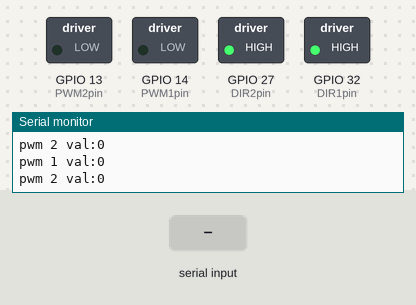
Simulated run of this sketch. Board: ESP32. Parts: switched loads named in the sketch (green lamp = pin HIGH), the last lines printed to the serial monitor. The inputs (shaded band) are chosen by the test bench.

Above: at 6.8 s.
6.9 s: "90,45\n" received over Serial
At 9.5 s:
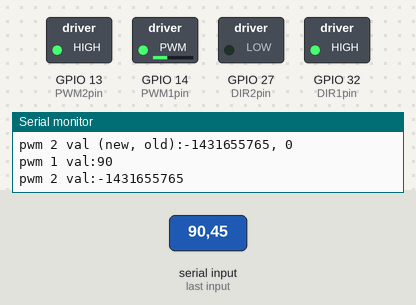
10.8 s: "90 45\n" received over Serial
At 12.7 s:
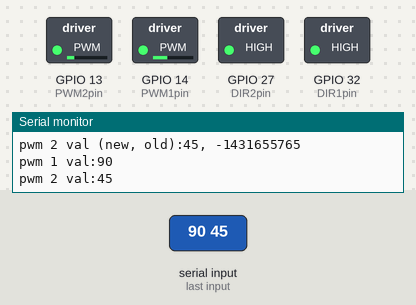
14.7 s: "30,150\n" received over Serial
At 15.6 s:
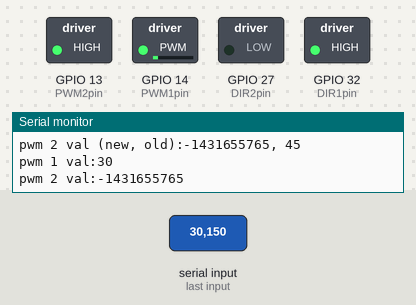
18.6 s: "90\n" received over Serial
At 22.4 s:
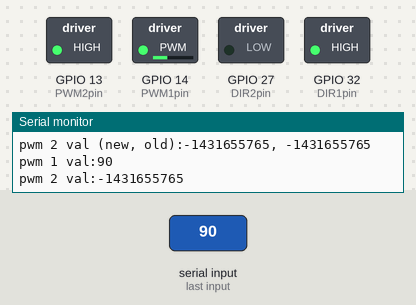
22.7 s: "200\n" received over Serial
At 25.4 s:
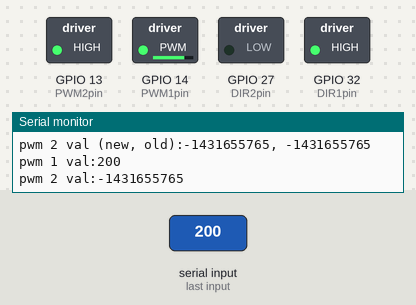
Timing chart, 0 to 26.9 s (numbered marks = the images above; inputs shaded):
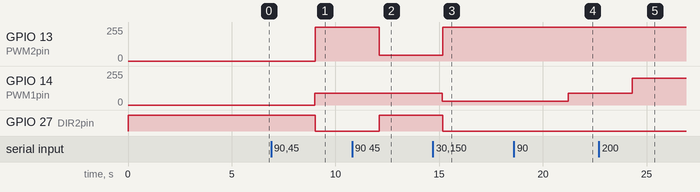

The sketch:

Dc2019_esp32_pwm.ino
```cpp
const int PWM1pin = 14;//A0;   // GPIO pin 14
const int PWM2pin = 13;
const int DIR1pin = 32;   // GPIO pin 32
const int DIR2pin = 27;
const int PWM1channel = 1;
const int PWM2channel = 0;
const int freq = 5000;
const int resolution = 8;
const int dutyCycle = 5000;

int pwmval[2] = { 0, 0 };
int PWM_motor1 = 0;
int PWM_motor2 = 0;
int motor1_dir = HIGH;
int motor2_dir = HIGH;

/*
 * Expects serial to have 8 digits.
 * First three digits are motor 1's PWM value.
 * Last three digits are motor 2's PWM value.
 * sign-#-#-#-sign-#-#-#
 */
int* readPWMString(int* pwmval) {
//  String value = "";
//  while(Serial.available()) { // while serial has anything inputted
//    int inChar = Serial.read();
//    if(isDigit(inChar)) {
//      Serial.print(inChar);
//      Serial.println();
//      value += (char)inChar;
//    }
//    if(inChar == '\n') {
//      Serial.print("Number is");
//      Serial.println(value.toInt());
//    }
//  }

  char data_string[100];
  int counter = 0;
  int p1;
  int p2;
  while(Serial.available()) {
    int inChar = Serial.read();
    Serial.println((char)inChar);
    data_string[counter] = inChar;
    counter++;

    if(inChar == '\n') {
//      Serial.print("Number is");
//      Serial.println(value.toInt());
      sscanf(data_string, "%d %d", &p1, &p2);
      Serial.println(p1);
      Serial.println(p2);
      pwmval[0] = p1;
      pwmval[1] = p2;
//      Serial.println(pwmval[0]);
//      Serial.println(pwmval[1]);

//      return pwmval;
    }
//    data_string = Serial.readString();
//    pwmval = data_string.toInt();
//    sscanf(data_string, "%d %d", pwmval);
  }
}

void setup() {
  Serial.begin(9600);
  ledcSetup(PWM1channel,5000,8); // pwm channel, frequency, resolution in bits
  ledcSetup(PWM2channel, 5000, 8);
  ledcAttachPin(PWM1pin,PWM1channel); // pin, pwm channel
  ledcAttachPin(PWM2pin,PWM2channel); // pin, pwm channel

  pinMode(DIR1pin,OUTPUT); // set direction pin to output
  pinMode(DIR2pin,OUTPUT); // set direction pin to output

  ledcWrite(PWM1channel,PWM_motor1); // pwm channel, speed 0-255
  ledcWrite(PWM2channel,PWM_motor2); // pwm channel, speed 0-255
  digitalWrite(DIR1pin, motor1_dir); // set direction to cw/ccw
  digitalWrite(DIR2pin, motor2_dir); // set direction to cw/ccw
}

void loop() {
  ledcWrite(PWM1channel,PWM_motor1);
  ledcWrite(PWM2channel,PWM_motor2);
//  digitalWrite(DIR1pin, motor1_dir); // cw/ccw
//  digitalWrite(DIR2pin, motor2_dir); // cw/ccw

  if(Serial.available()) {
    readPWMString(pwmval);
    int new_PWM_motor1 = pwmval[0];
    int new_PWM_motor2 = pwmval[1];
//    int new_PWM_motor2 = readPWMString();

//    if(PWM_motor1 != newPWMs[0]) {
      Serial.print("pwm 1 val (new, old):");
      Serial.print(new_PWM_motor1);
      Serial.print(", ");
      Serial.print(PWM_motor1);
      Serial.println();
      if(new_PWM_motor1 < 0) {
        motor1_dir = LOW;
        digitalWrite(DIR1pin, motor1_dir); // cw/ccw
      } else if (new_PWM_motor1 >= 0) {
        digitalWrite(DIR1pin, HIGH); // cw/ccw
        motor1_dir = HIGH;
        digitalWrite(DIR1pin, motor1_dir); // cw/ccw
      }

      ledcWrite(PWM1channel,new_PWM_motor1);
      PWM_motor1 = new_PWM_motor1;
//    }

//    if(PWM_motor2 != newPWMs[1]) {
      Serial.print("pwm 2 val (new, old):");
      Serial.print(new_PWM_motor2);
      Serial.print(", ");
      Serial.print(PWM_motor2);
      Serial.println();
      if(new_PWM_motor2 < 0) {
        motor2_dir = LOW;
        digitalWrite(DIR2pin, motor2_dir); // cw/ccw
      } else if(new_PWM_motor2 >= 0) {
         motor2_dir = HIGH;
         digitalWrite(DIR2pin, HIGH); // cw/ccw
      }

      ledcWrite(PWM2channel,new_PWM_motor2); // full speed
      PWM_motor2 = new_PWM_motor2;
//    }
  }

    Serial.print("pwm 1 val:");
    Serial.println(PWM_motor1);

    Serial.print("pwm 2 val:");
    Serial.println(PWM_motor2);

  delay(3000);
}
```

Measured:
- after the input at 6.9 s, GPIO 13 (PWM2pin): 0/255 → 255/255 after 2.1 s; GPIO 14 (PWM1pin): 0/255 → 90/255 after 2.1 s; GPIO 27 (DIR2pin): HIGH → LOW after 2.1 s
- after the input at 10.8 s, GPIO 13 (PWM2pin): 255/255 → 45/255 after 1.3 s; GPIO 27 (DIR2pin): LOW → HIGH after 1.3 s
- after the input at 14.7 s, GPIO 13 (PWM2pin): 45/255 → 255/255 after 0.48 s; GPIO 14 (PWM1pin): 90/255 → 30/255 after 0.44 s; GPIO 27 (DIR2pin): HIGH → LOW after 0.48 s
- after the input at 18.6 s, GPIO 14 (PWM1pin): 30/255 → 90/255 after 2.6 s
- after the input at 22.7 s, GPIO 14 (PWM1pin): 90/255 → 199/255 after 1.6 s
